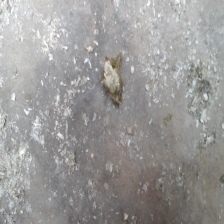
#> input picture dataset/raw/KGL_0059.jpg, 224 x 224 px
$ python -i utils.py   (imports and definitions only)
#> lines starting #> are read from the running program, lines starting #| are printed output that depends on the picture; after the words box and inside, x2 and y2 are one past the last pixel; in counts of white or black regions, pixels touching at a corner belong together
#> further down, picture is the input picture: shape (224, 224, 3); mean B, G, R 151.9, 153.1, 154.4
import re
import shutil
from math import ceil
from pathlib import Path
from typing import TypedDict

import cv2
import matplotlib.pyplot as plt
import numpy as np
from cv2.typing import MatLike
from matplotlib.axes import Axes


class HistCfg(TypedDict, total=False):
    show_hist: bool
    log: bool


# [6 lines left out: function get_img, not called in this run]


_DEFAULT_HIST_CONFIG: HistCfg = {"show_hist": True, "log": False}


# [121 lines left out: functions show_img, show_images, not called in this run]


def get_file_number(file_path: Path) -> int:
    match = re.search(r"\d+", file_path.name)
    return int(match.group()) if match else 0


# [5 lines left out: function reset_author_dir, not called in this run]


def get_optimal_kernel_size(
    img: MatLike,
    percentage: float = 0.01,
) -> tuple[int, int]:
    h, w = img.shape[:2]
    min_dim = min(h, w)

    k = int(min_dim * percentage)

    k += (k + 1) % 2  # memastikan k selalu ganjil
    k = max(3, k)

    return (k, k)


def auto_crop(
    img: MatLike,
    padding: int = 15,
    min_area_ratio: float = 0.005,
    verbose: bool = False,
    show_hist_in_verbose: bool = False,
) -> MatLike:
#> called with padding = 15, min_area_ratio = 0.005, verbose = False, show_hist_in_verbose = False
    img_h, img_w = img.shape[:2]
#> img_h = 224; img_w = 224
    total_area = img_h * img_w
#> total_area = 50176
    hist_cfg: HistCfg = {"show_hist": show_hist_in_verbose}

    # 1. Konversi ke HSV dan ambil kanal Saturation (S)
    hsv = cv2.cvtColor(img, cv2.COLOR_BGR2HSV)
#> hsv: shape (224, 224, 3); mean H, S, V 58.8, 8.6, 155.5
    saturation = hsv[:, :, 1]
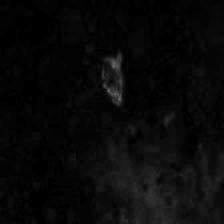
#> saturation: shape (224, 224); min 0, max 108, mean 8.6
    if verbose:
        show_img(
            saturation,
            "1. Saturation Channel (HSV)",
            cmap="gray",
            hist_cfg=hist_cfg,
        )

    # 2. Gaussian Blur pada kanal Saturation
    k_size = get_optimal_kernel_size(img)
#> k_size = (3, 3)
    blurred = cv2.GaussianBlur(saturation, k_size, 0)
    if verbose:
        show_img(
            blurred,
            f"2. Gaussian Blur (Kernel: {k_size})",
            cmap="gray",
            hist_cfg=hist_cfg,
        )

    # 3. Otsu Thresholding pada kanal Saturation
    _, thresh = cv2.threshold(blurred, 0, 255, cv2.THRESH_BINARY + cv2.THRESH_OTSU)
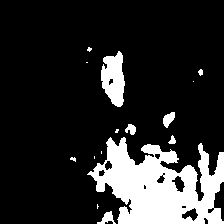
#> thresh: shape (224, 224); 16.9% white; 15 white regions (8 under 20 px), largest, box (x1, y1, x2, y2) and area: (87, 137, 224, 224) 7108, (101, 51, 125, 107) 935, (163, 112, 175, 128) 120
    if verbose:
        show_img(
            thresh,
            "3. Otsu Thresholding Result",
            cmap="gray",
            hist_cfg=hist_cfg,
        )

    # 4. Morphological Closing untuk menyatukan area kotoran yang terpisah
    morph_kernel = cv2.getStructuringElement(cv2.MORPH_ELLIPSE, (11, 11))
    thresh_closed = cv2.morphologyEx(thresh, cv2.MORPH_CLOSE, morph_kernel)
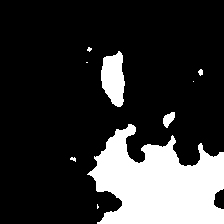
#> thresh_closed: shape (224, 224); 20.1% white; 9 white regions (5 under 20 px)
    if verbose:
        show_img(
            thresh_closed,
            "4. Morphological Closing Result",
            cmap="gray",
            hist_cfg=hist_cfg,
        )

    # 5. Cari kontur
    contours, _ = cv2.findContours(
        thresh_closed, cv2.RETR_EXTERNAL, cv2.CHAIN_APPROX_SIMPLE
    )
#> contours = 9 contours, 6 with area under 20; largest, box (x1, y1, x2, y2) and area: (87, 124, 224, 224) 8644, (101, 51, 125, 107) 910, (163, 112, 175, 128) 100

    if not contours:
        if verbose:
            print(
                "Warning: Tidak ada kontur yang ditemukan. Mengembalikan gambar asli."
            )
        return img

    # 6. FILTERING: HANYA ambil kontur yang luasnya > min_area_ratio dari total gambar
    valid_contours = [
        cnt for cnt in contours if cv2.contourArea(cnt) > (total_area * min_area_ratio)
    ]
#> valid_contours = 2 contours; box (x1, y1, x2, y2) and area: (87, 124, 224, 224) 8644, (101, 51, 125, 107) 910

    # Jika tidak ada kontur yang memenuhi syarat, ambil 1 kontur terbesar
    if not valid_contours:
        largest_contour = max(contours, key=cv2.contourArea)
        valid_contours = [largest_contour]

    # 7. Gabungkan HANYA kontur-kontur valid yang sudah difilter
    combined_contours = np.vstack(valid_contours)
#> combined_contours = contour of 227 points, box (x1, y1, x2, y2) (87, 51, 224, 224), area 9626
    x, y, w, h = cv2.boundingRect(combined_contours)
#> x = 87; y = 51; w = 137; h = 173

    # 8. Terapkan padding aman
    x1 = max(0, x - padding)
#> x1 = 72
    y1 = max(0, y - padding)
#> y1 = 36
    x2 = min(img_w, x + w + padding)
#> x2 = 224
    y2 = min(img_h, y + h + padding)
#> y2 = 224

    cropped = img[y1:y2, x1:x2]
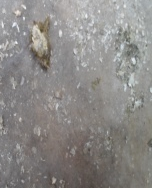
#> cropped: shape (188, 152, 3); mean B, G, R 134.6, 136.9, 139.4

    # Visualisasi tambahan jika verbose=True
    if verbose:
        # Gambar kontur valid (Hijau) dan Bounding Box (Merah) pada salinan gambar
        img_box = img.copy()
        cv2.drawContours(img_box, valid_contours, -1, (0, 255, 0), 2)
        cv2.rectangle(img_box, (x1, y1), (x2, y2), (0, 0, 255), 2)

        # Matplotlib membutuhkan format RGB untuk gambar 3-channel
        img_box_rgb = cv2.cvtColor(img_box, cv2.COLOR_BGR2RGB)
        cropped_rgb = cv2.cvtColor(cropped, cv2.COLOR_BGR2RGB)

        show_img(
            img_box_rgb,
            "5. Detected Contours & Bounding Box",
            cmap=None,
            hist_cfg=hist_cfg,
        )
        show_img(
            cropped_rgb,
            "6. Final Auto-Cropped Result",
            cmap=None,
            hist_cfg=hist_cfg,
        )

    return cropped


# [27 lines left out: functions apply_gray_world, process_single_img, not called in this run]

>>> import cv2
>>> picture = cv2.imread('dataset/raw/KGL_0059.jpg')
>>> result = auto_crop(picture)

$ run again, on dataset/raw/KGL_0079.jpg
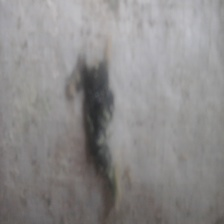
#> input picture dataset/raw/KGL_0079.jpg, 224 x 224 px
#> picture is the input picture: shape (224, 224, 3); mean B, G, R 138.3, 138.5, 140.5
#> hsv: shape (224, 224, 3); mean H, S, V 65.4, 8, 141.2
#> k_size = (3, 3)
#> in auto_crop, `_, thresh = cv2.threshold(blurred, 0, 255, cv2.THRESH_BINARY + cv2.THR..`:
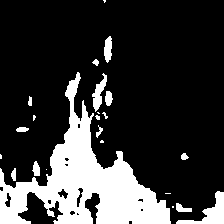
#> thresh: shape (224, 224); 20.9% white; 23 white regions (10 under 20 px), largest, box (x1, y1, x2, y2) and area: (0, 72, 171, 224) 8933, (176, 191, 224, 224) 561, (92, 73, 107, 112) 252
#> thresh_closed: shape (224, 224); 25% white; 8 white regions (3 under 20 px)
#> contours = 8 contours, 3 with area under 20; largest, box (x1, y1, x2, y2) and area: (0, 72, 224, 224) 11684, (92, 36, 112, 66) 188, (16, 127, 29, 132) 40, (181, 153, 189, 160) 29, (28, 96, 32, 106) 20
#> valid_contours = 1 contour; box (x1, y1, x2, y2) and area: (0, 72, 224, 224) 11684
#> combined_contours = contour of 272 points, box (x1, y1, x2, y2) (0, 72, 224, 224), area 11684
#> in auto_crop, `x, y, w, h = cv2.boundingRect(combined_contours)`: x = 0; y = 72; w = 224; h = 152
#> x1 = 0
#> y1 = 57
#> x2 = 224
#> in auto_crop, `cropped = img[y1:y2, x1:x2]`:
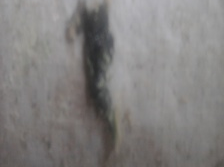
#> cropped: shape (167, 224, 3); mean B, G, R 126.6, 127.6, 129.8

$ run again, on dataset/raw/KGL_0209.jpg
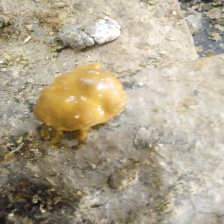
#> input picture dataset/raw/KGL_0209.jpg, 224 x 224 px
#> picture is the input picture: shape (224, 224, 3); mean B, G, R 142.2, 164.7, 175.6
#> hsv: shape (224, 224, 3); mean H, S, V 21.9, 52.2, 175.7
#> k_size = (3, 3)
#> in auto_crop, `_, thresh = cv2.threshold(blurred, 0, 255, cv2.THRESH_BINARY + cv2.THR..`:
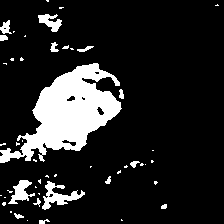
#> thresh: shape (224, 224); 14.3% white; 49 white regions (34 under 20 px), largest, box (x1, y1, x2, y2) and area: (0, 63, 122, 163) 5477, (42, 181, 85, 210) 464, (8, 180, 35, 204) 303
#> thresh_closed: shape (224, 224); 17.5% white; 20 white regions (10 under 20 px)
#> contours = 20 contours, 11 with area under 20; largest, box (x1, y1, x2, y2) and area: (0, 63, 124, 163) 6216, (0, 174, 85, 219) 1562, (38, 13, 62, 32) 242, (0, 20, 15, 41) 163, (50, 42, 94, 52) 119
#> valid_contours = 2 contours; box (x1, y1, x2, y2) and area: (0, 63, 124, 163) 6216, (0, 174, 85, 219) 1562
#> combined_contours = contour of 291 points, box (x1, y1, x2, y2) (0, 63, 124, 219), area 7612
#> in auto_crop, `x, y, w, h = cv2.boundingRect(combined_contours)`: x = 0; y = 63; w = 124; h = 156
#> x1 = 0
#> y1 = 48
#> x2 = 139
#> y2 = 224
#> in auto_crop, `cropped = img[y1:y2, x1:x2]`:
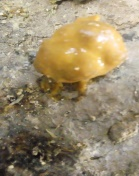
#> cropped: shape (176, 139, 3); mean B, G, R 112.4, 141.3, 155.6

$ run again, on dataset/raw/KGL_0235.jpg
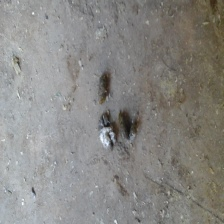
#> input picture dataset/raw/KGL_0235.jpg, 224 x 224 px
#> picture is the input picture: shape (224, 224, 3); mean B, G, R 131.9, 135.4, 136.7
#> hsv: shape (224, 224, 3); mean H, S, V 58.4, 18.8, 138.7
#> k_size = (3, 3)
#> in auto_crop, `_, thresh = cv2.threshold(blurred, 0, 255, cv2.THRESH_BINARY + cv2.THR..`:
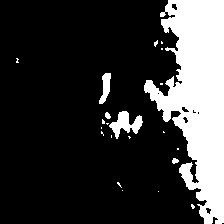
#> thresh: shape (224, 224); 21.9% white; 22 white regions (17 under 20 px), largest, box (x1, y1, x2, y2) and area: (144, 0, 224, 224) 10158, (109, 111, 143, 139) 445, (99, 73, 111, 104) 209, (105, 112, 111, 119) 30, (172, 158, 179, 164) 30
#> thresh_closed: shape (224, 224); 24.2% white; 9 white regions (6 under 20 px)
#> contours = 9 contours, 6 with area under 20; largest, box (x1, y1, x2, y2) and area: (144, 0, 224, 224) 10723, (101, 111, 143, 139) 790, (99, 73, 111, 104) 174
#> valid_contours = 2 contours; box (x1, y1, x2, y2) and area: (144, 0, 224, 224) 10723, (101, 111, 143, 139) 790
#> combined_contours = contour of 214 points, box (x1, y1, x2, y2) (101, 0, 224, 224), area 8682
#> in auto_crop, `x, y, w, h = cv2.boundingRect(combined_contours)`: x = 101; y = 0; w = 123; h = 224
#> x1 = 86
#> y1 = 0
#> x2 = 224
#> in auto_crop, `cropped = img[y1:y2, x1:x2]`:
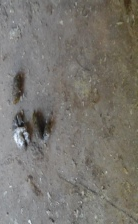
#> cropped: shape (224, 138, 3); mean B, G, R 111.2, 117.9, 121.1
